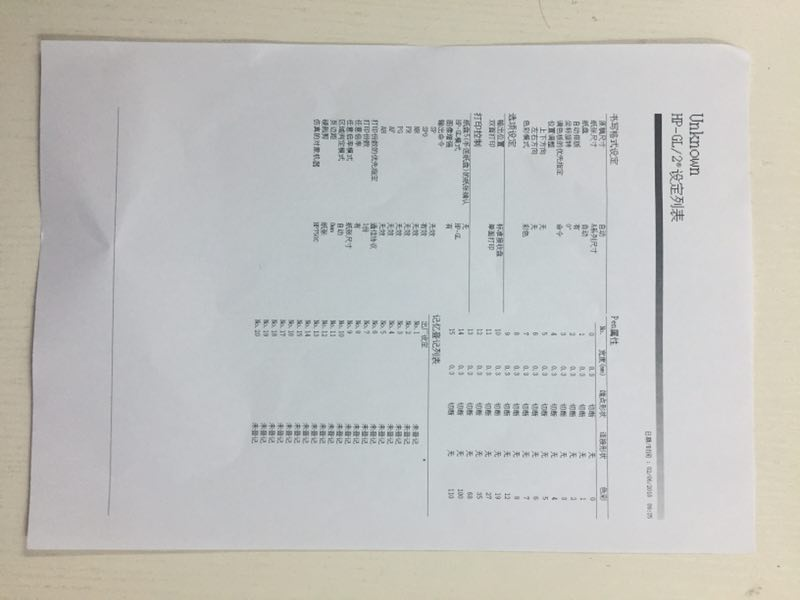
#> input picture data/images/segment/1526719858.jpg, 800 x 600 px
$ python -i scanner.py   (imports and definitions only)   (older library calls are emulated)
#> lines starting #> are read from the running program, lines starting #| are printed output that depends on the picture
import cv2
import os
import numpy as np
from matplotlib import pyplot as plt


def filter_and_edge_detect(image, kernel_size=15, intensity_lower=0, intensity_upper=255, canny_lower=10,
                           canny_upper=70):
    """Filter and edge detection given a 2D digital image array
    1. Blur
    1. Histogram equalization
    1. Morphological operation (Opening)
    1. (Optional) Threshold based segmentation.

        Here we assume that the document of interest is mainly white while background is darker.
        Then we can extract document from background with a proper threshold.
        After histogram, maybe we can just assume the document lays in the half brighter part on histogram.
    1. Canny edge detector

    :param image:
    :param kernel_size:
    :param intensity_lower:
    :param intensity_upper:
    :param canny_lower:
    :param canny_upper:
    :return:
    """
    # blurred = cv2.GaussianBlur(image, (5, 5), 0)
    # blurred = cv2.bilateralFilter(image, 9, 50, 50)
    blurred = cv2.medianBlur(image, 25)
    hist_equalized = cv2.equalizeHist(blurred)

    # Morphological Open operation
    # Determine kernel size according to a priori knowledge on the size of words
    kernel = np.ones((kernel_size, kernel_size), dtype=np.int8)
    hist_equalized = cv2.morphologyEx(hist_equalized, cv2.MORPH_OPEN, kernel)
    hist_equalized = cv2.morphologyEx(hist_equalized, cv2.MORPH_CLOSE, kernel)

    hist = cv2.calcHist([hist_equalized], [0], None, [256], [0, 256])
    # plt.bar(np.arange(len(hist)), hist.flatten())
    # plt.show()

    # TODO intensity threshold filter can bring artifacts
    # Threshold the intensity image or gray scale image
    # ret, thresh = cv2.threshold(imgray, 127, 255, 0)
    mask = cv2.inRange(hist_equalized, intensity_lower, intensity_upper)

    # Bitwise-AND mask and original image
    filtered = cv2.bitwise_and(hist_equalized, hist_equalized, mask=mask)

    # TODO decide thresholds
    edges = cv2.Canny(filtered, canny_lower, canny_upper, L2gradient=True, apertureSize=3)
    return edges, (hist_equalized, hist), blurred


# [118 lines not run here, left out]

>>> import cv2
>>> picture = cv2.cvtColor(cv2.imread('../data/images/segment/1526719858.jpg'), cv2.COLOR_BGR2RGB)
>>> result = filter_and_edge_detect(picture)
#> in filter_and_edge_detect, `blurred = cv2.medianBlur(image, 25)`:
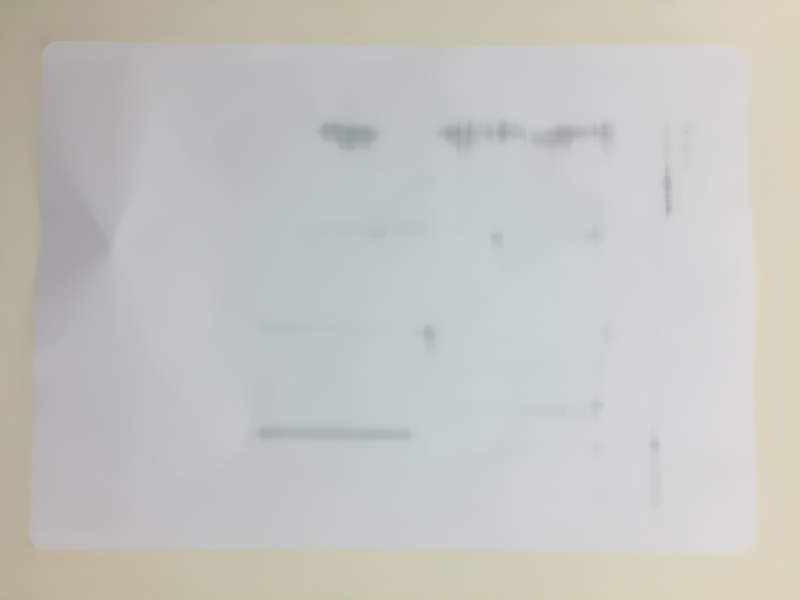
#> blurred: shape (600, 800, 3); mean R, G, B 196.4, 196.5, 193.5
#> (the run stopped early here; a loop or call above may not have finished)
